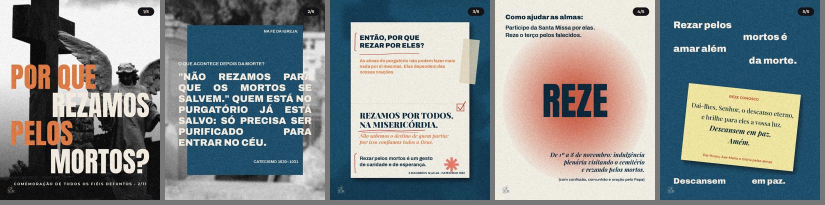
#> input picture .claude/skills/instagram-sim/references/carrossel_estilo_dsm.jpg, 1650 x 410 px, given in place of 939797ab-image.webp, which was not available (shown at 1/2 size)
$ python exemplo_carrossel_estilo_dsm.py carrossel_estilo_dsm.jpg
#> lines starting #> are read from the running program, lines starting #| are printed output that depends on the picture; after the words box and inside, x2 and y2 are one past the last pixel; in counts of white or black regions, pixels touching at a corner belong together
### .claude/skills/instagram-sim/scripts/sim_kit.py
"""Kit gráfico da SIM — funções reutilizáveis para montar posts e stories com Pillow.

Uso:
    import sys; sys.path.insert(0, '<pasta da skill>/scripts')
    from sim_kit import *
    img = canvas('feed', 'navy')          # 1080x1350 azul-marinho com granulado
    d = ImageDraw.Draw(img)
    spaced(d, 'DIA DE TODOS OS', font('MS700', 38), 540, 400, 12, CREAM)
    ...
    save(img, 'saida.jpg', textura='linho')

Tudo aqui foi extraído das peças aprovadas (camisetas, Todos os Santos, Fiéis Defuntos).
"""
import os
import numpy as np
from PIL import Image, ImageDraw, ImageFont, ImageEnhance, ImageFilter

BASE = os.path.dirname(os.path.dirname(os.path.abspath(__file__)))
ASSETS = os.path.join(BASE, 'assets')

# ---------- paleta ----------
NAVY = (3, 40, 59)        # #03283B  azul-marinho (principal)
NAVY2 = (8, 28, 42)       # azul quase preto (degradês)
BLUE = (27, 79, 107)      # #1B4F6B  azul secundário
LIGHT = (70, 130, 160)    # #4682A0  azul claro
GOLD = (201, 160, 85)     # #C9A055  dourado
CREAM = (253, 239, 226)   # #FDEFE2  creme
INK = NAVY

# cores vivas (references/paletas.md)
ROXO = (91, 44, 131); OLIVA = (79, 122, 58); VINHO = (158, 43, 37); ROSA = (217, 121, 139); OURO_CL = (233, 196, 106)
TERRACOTA = (200, 85, 61); LARANJA = (224, 122, 69); CEU = (127, 183, 217); TURQUESA = (42, 157, 143); MOSTARDA = (245, 184, 40)

FORMATOS = {'feed': (1080, 1350), 'story': (1080, 1920), 'quadrado': (1080, 1080)}

# ---------- fontes ----------
# PF900 = Playfair Display Black (títulos)   PF700I = Playfair itálico (destaques, frases)
# PF500 = Playfair regular (orações, textos longos)   PF800I = Playfair itálico pesado
# MS700/MS600 = Montserrat (sobretítulos espaçados, rodapés, tópicos)
_cache = {}
def font(nome, tam):
    k = (nome, tam)
    if k not in _cache:
        _cache[k] = ImageFont.truetype(os.path.join(ASSETS, 'fonts', f'{nome}.ttf'), tam)
    return _cache[k]

# ---------- fundo ----------
# [21 lines left out: functions grain, canvas, not called in this run]

# ---------- foto ----------
def cover(im, w, h, fx=.5, fy=.5):
    """Recorta a foto para preencher w x h, centralizando no ponto (fx, fy) da imagem (0–1)."""
    im = im.convert('RGB')
    r = max(w / im.width, h / im.height)
    im = im.resize((int(im.width * r) + 1, int(im.height * r) + 1), Image.LANCZOS)
    x = int(np.clip(im.width * fx - w / 2, 0, im.width - w)); y = int(np.clip(im.height * fy - h / 2, 0, im.height - h))
    return im.crop((x, y, x + w, y + h))

# [14 lines left out: function tratamento, not called in this run]

def degrade(img, cor, y0, y1, forca=235, para_cima=False):
    """Escurece suavemente com 'cor' entre y0 e y1 (para dar legibilidade ao texto sobre foto)."""
    W, H = img.size
    t = np.clip((np.arange(H) - y0) / (y1 - y0), 0, 1)
    if para_cima: t = 1 - np.clip((np.arange(H) - y0) / (y1 - y0), 0, 1)
    ov = np.zeros((H, W, 4), np.uint8); ov[..., :3] = cor; ov[..., 3] = (t[:, None] * forca).astype(np.uint8)
    img.alpha_composite(Image.fromarray(ov, 'RGBA'))
    return img

# ---------- logo ----------
_LOGO = None
def logo(img, cor=CREAM, h=90, x=None, y=60):
    """Logo da SIM (traço) recolorido. x=None centraliza."""
    global _LOGO
    if _LOGO is None: _LOGO = Image.open(os.path.join(ASSETS, 'logo_sim_mask.png')).convert('L')
    m = _LOGO.resize((int(h * _LOGO.width / _LOGO.height), h), Image.LANCZOS)
    lg = Image.new('RGBA', m.size, tuple(cor) + (0,)); lg.putalpha(m)
    img.alpha_composite(lg, (((img.width - lg.width) // 2) if x is None else int(x), int(y)))
    return lg.size

# ---------- texto ----------
def spaced(d, txt, f, cx, base, sp, cor, anchor='m'):
    """Texto com espaçamento entre letras (sobretítulos). anchor 'm' centraliza em cx, 'l' começa em cx."""
    w = sum(f.getlength(c) for c in txt) + sp * (len(txt) - 1)
    x = cx - w / 2 if anchor == 'm' else cx
    for c in txt:
        d.text((x, base), c, font=f, fill=cor, anchor='ls'); x += f.getlength(c) + sp
    return w

def _lines(txt, f, maxw):
    out, cur = [], ''
    for p in txt.split():
        t = (cur + ' ' + p).strip()
        if f.getlength(t) <= maxw: cur = t
        else: out.append(cur); cur = p
    out.append(cur); return out

def wrap(d, txt, f, x, y, maxw, cor, lh, align='center'):
    """Quebra o texto em linhas. align 'center' (x = centro) ou 'left'. Retorna o y depois da última linha."""
    ls = _lines(txt, f, maxw)
    for i, ln in enumerate(ls):
        d.text((x, y + i * lh), ln, font=f, fill=cor, anchor='ms' if align == 'center' else 'ls')
    return y + len(ls) * lh

def sublinhado(img, x0, x1, y, cor=GOLD, esp=5):
    """Sublinhado reto (padrão aprovado — nunca curvo)."""
    ImageDraw.Draw(img).rectangle((x0, y, x1, y + esp), fill=cor)

# [5 lines left out: function sublinhar_palavra, not called in this run]

def cruz(d, cx, cy, h, cor=GOLD, w=4):
    d.rectangle((cx - w / 2, cy - h / 2, cx + w / 2, cy + h / 2), fill=cor)
    d.rectangle((cx - h * 0.3, cy - h * 0.22 - w / 2, cx + h * 0.3, cy - h * 0.22 + w / 2), fill=cor)

# [20 lines left out: functions moldura, linho, not called in this run]

def save(img, caminho, textura=None):
    """textura: None, 'linho' (foto) ou 'linho-sutil' (fundo liso)."""
    if textura == 'linho': img = linho(img)
    elif textura == 'linho-sutil': img = linho(img, 0.0, soma=0.013, tom=False)
    img.convert('RGB').save(caminho, quality=95)
    return caminho

### .claude/skills/instagram-sim/references/exemplo_carrossel_estilo_dsm.py
# Carrossel Finados — estilo "Dunamis" (granulado, tipografia gigante, papel anotado, bilhete) com cores SIM
import sys, os, math
K = sys.argv[1]
sys.path.insert(0, K + '/scripts')
from sim_kit import *
import numpy as np
from PIL import Image, ImageDraw, ImageFilter, ImageEnhance, ImageOps

W, H = 1080, 1350
OUT = os.path.dirname(os.path.abspath(__file__))
U = '/root/.claude/uploads/390b7722-2cfe-5f42-bc60-95d3ebc3ef6b'
ANJO, ORANTE = f'{U}/939797ab-image.webp', f'{U}/e018aafa-image.jpg'
OFF = (243, 238, 228)
OR = LARANJA            # laranja SIM
RED = (196, 70, 50)     # caneta
rng = np.random.default_rng(7)

def grao(img, s=22):
    a = np.array(img.convert('RGB'), np.float32)
    n = rng.normal(0, s, (H, W, 1))
    sp = (rng.random((H, W, 1)) < 0.012) * rng.choice([-90, 90], (H, W, 1))
    return Image.fromarray(np.clip(a + n + sp, 0, 255).astype(np.uint8)).convert('RGBA')

def pb(im, w, h, fx=.5, fy=.5, blur=0, contr=1.25):
    g = ImageOps.grayscale(cover(im, w, h, fx, fy))
    g = ImageEnhance.Contrast(g).enhance(contr)
    if blur: g = g.filter(ImageFilter.GaussianBlur(blur))
    return Image.merge('RGB', [g] * 3).convert('RGBA')

def dsm_tag(img, i, n=5, cor=CREAM):
    d = ImageDraw.Draw(img)
    d.rounded_rectangle((W - 150, 50, W - 40, 106), 28, fill=(20, 20, 24))
    d.text((W - 95, 88), f'{i}/{n}', font=font('MS700', 28), fill=CREAM, anchor='ms')
    logo(img, cor, 54, 50, H - 100)

def wobble(pts, amp=2.2):
    return [(x + rng.normal(0, amp), y + rng.normal(0, amp)) for x, y in pts]

def caneta(d, pts, cor=RED, w=5):
    d.line(wobble(pts), fill=cor, width=w, joint='curve')

def circulo(d, cx, cy, rx, ry, cor=RED, w=4):
    pts = [(cx + rx * math.cos(t) * (1 + 0.04 * math.sin(3 * t)), cy + ry * math.sin(t)) for t in np.linspace(0.3, 2 * math.pi + 0.7, 70)]
    caneta(d, pts, cor, w)

# ---------------- 1. capa: foto P&B + tipografia gigante alternada ----------------
img = pb(Image.open(ANJO), W, H, .5, .4, contr=1.35)
#> in cover, im is the input picture: PIL image 1650x410 RGB; mean R, G, B 133.2, 140.3, 140.9
img = degrade(img, (10, 10, 12), 500, H, 200)
d = ImageDraw.Draw(img)
f = font('Anton', 190)
linhas = [('POR QUE', OR, 'l'), ('REZAMOS', CREAM, 'r'), ('PELOS', OR, 'l'), ('MORTOS?', CREAM, 'r')]
y = 600
for t, c, a in linhas:
    x = 70 if a == 'l' else W - 70 - f.getlength(t)
    d.text((x, y), t, font=f, fill=c, anchor='ls'); y += 190
#> after the loop, y = 1360
spaced(d, 'COMEMORAÇÃO DE TODOS OS FIÉIS DEFUNTOS · 2/11', font('MS700', 24), 540, 1250, 5, CREAM)
img = grao(img, 26); dsm_tag(img, 1)
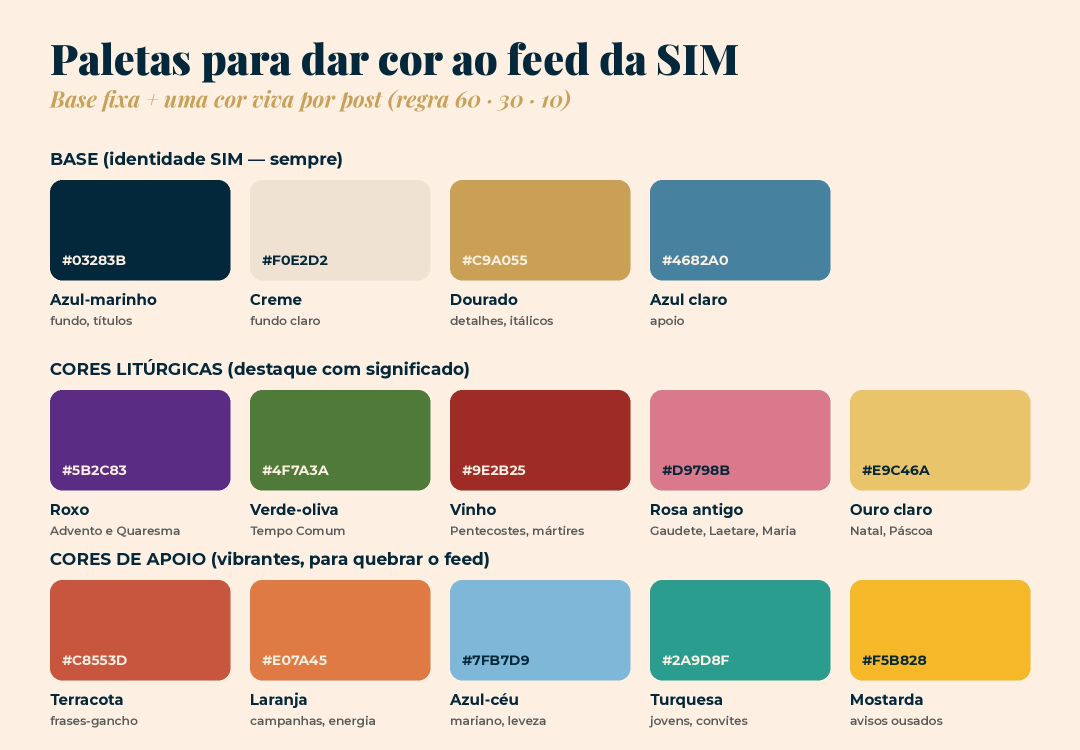
#> input picture .claude/skills/instagram-sim/references/paletas.jpg, 2160 x 1500 px, given in place of logo_sim_mask.png, which was not available (shown at 1/2 size)
save(img, f'{OUT}/01_capa.jpg')

# ---------------- 2. cartão azul sobre foto + texto justificado gigante ----------------
img = pb(Image.open(ORANTE), W, H, .5, .55, blur=6, contr=1.1)
#> call 2 of pb, with w = 1080, h = 1350, fx = 0.5, fy = 0.55, blur = 6, contr = 1.1
#> in cover, im is the input picture: PIL image 2160x1500 RGB; mean R, G, B 214.5, 199.3, 184.5
#> in pb (call 2), `if blur: g = g.filter(ImageFilter.GaussianBlur(blur))`:
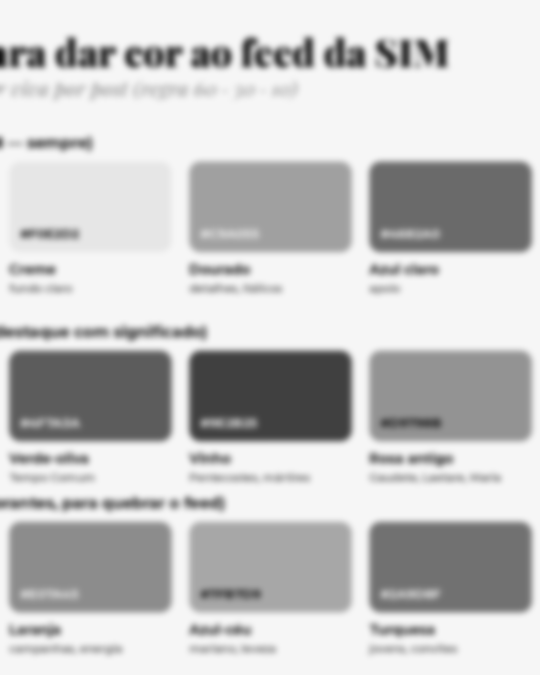
#> g: PIL image 1080x1350 L (shown at 1/2 size); min 22, max 246, mean 198.6
d = ImageDraw.Draw(img)
d.rectangle((150, 170, 930, 1180), fill=BLUE)
d.text((900, 220), 'NA FÉ DA IGREJA:', font=font('Archivo700', 26), fill=CREAM, anchor='rs')
spaced(d, 'O QUE ACONTECE DEPOIS DA MORTE?', font('Archivo700', 30), 90, 440, 0, CREAM, anchor='l')
txt = '"NÃO REZAMOS PARA QUE OS MORTOS SE SALVEM." QUEM ESTÁ NO PURGATÓRIO JÁ ESTÁ SALVO: SÓ PRECISA SER PURIFICADO PARA ENTRAR NO CÉU.'
f = font('Archivo900', 64)
words = txt.split(); lines = []; cur = []
for w_ in words:
    if f.getlength(' '.join(cur + [w_])) <= 900: cur.append(w_)
    else: lines.append(cur); cur = [w_]
lines.append(cur)
y = 540
for k, ln in enumerate(lines):
    last = k == len(lines) - 1
    tot = sum(f.getlength(w_) for w_ in ln)
    gap = (900 - tot) / max(1, len(ln) - 1) if not last else f.getlength(' ')
    x = 90
    for w_ in ln:
        d.text((x, y), w_, font=f, fill=CREAM, anchor='ls'); x += f.getlength(w_) + gap
    y += 74
#> after the loop, y = 1058
d.text((900, 1100), 'CATECISMO 1030–1031', font=font('Archivo700', 26), fill=CREAM, anchor='rs')
img = grao(img, 24); dsm_tag(img, 2)
save(img, f'{OUT}/02_ja_estao_salvos.jpg')

# ---------------- 3. folha de papel anotada à mão ----------------
img = Image.new('RGBA', (W, H), BLUE + (255,))
bgph = pb(Image.open(ANJO), W, H, .5, .5, blur=14, contr=1.0)
img = Image.blend(img, Image.composite(Image.new('RGBA', (W, H), BLUE + (255,)), Image.new('RGBA', (W, H), NAVY + (255,)), bgph.convert('L')), 0.55)
d = ImageDraw.Draw(img)
px0, py0, px1, py1 = 140, 150, 940, 1200
sh = Image.new('L', (W, H), 0); ImageDraw.Draw(sh).rectangle((px0 + 14, py0 + 18, px1 + 14, py1 + 18), fill=150)
#> after `sh = Image.new('L', (W, H), 0)`: sh: PIL image 1080x1350 L; every value is 0
#> after `ImageDraw.Draw(sh).rectangle((px0 + 14, py0 + 18, px1 + 14, py1 + 18),`:
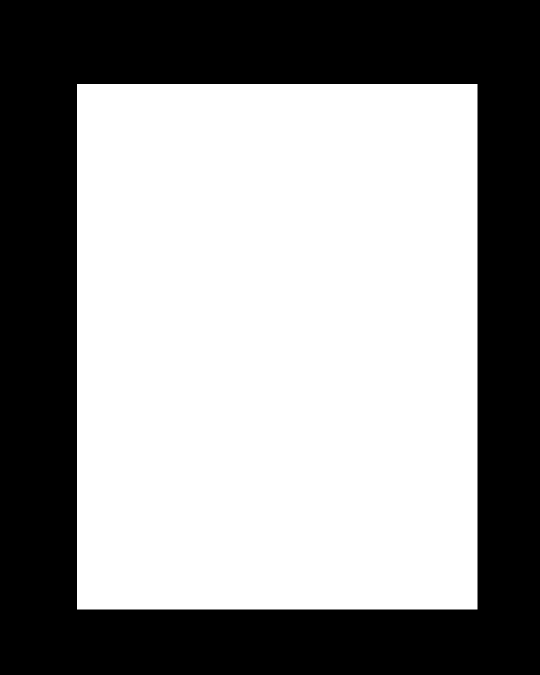
#> sh: PIL image 1080x1350 L (shown at 1/2 size); values 0 (black) and 150 (white), 57.7% white; 1 black region, box (x1, y1, x2, y2) and area: (0, 0, 1080, 1350) 616149
img.paste((0, 0, 0, 255), (0, 0), sh.filter(ImageFilter.GaussianBlur(16)))
d = ImageDraw.Draw(img)
d.rectangle((px0, py0, px1, py1), fill=OFF)
d.line((px0, 700, px1, 700), fill=(220, 214, 202), width=2)       # dobra do papel
tape = Image.new('RGBA', (110, 300), (222, 210, 186, 210)); tape = tape.rotate(-6, expand=True)
img.alpha_composite(tape, (px1 - 70, 260)); d = ImageDraw.Draw(img)
# bloco 1
f1 = font('Archivo900', 44)
for k, t in enumerate(['ENTÃO, POR QUE', 'REZAR POR ELES?']):
    d.text((200, 270 + k * 52), t, font=f1, fill=NAVY, anchor='ls')
caneta(d, [(178, 225), (168, 228), (168, 340), (178, 344)], RED, 4)
wrap(d, 'As almas do purgatório não podem fazer mais nada por si mesmas. Elas dependem das nossas orações.', font('Archivo700', 30), 200, 420, 660, OR, 38, 'left')
caneta(d, [(200, 360), (330, 364), (470, 358), (600, 362)], RED, 4)
# bloco 2 (serifa)
fs = font('PF900', 54)
d.text((200, 800), 'REZAMOS POR TODOS,', font=fs, fill=NAVY, anchor='ls')
d.text((200, 862), 'NA MISERICÓRDIA.', font=fs, fill=NAVY, anchor='ls')
caneta(d, [(200, 884), (330, 880), (480, 886), (640, 879)], RED, 5)
caneta(d, [(215, 896), (400, 892), (600, 897)], RED, 3)
d.rectangle((855, 700, 905, 750), outline=RED, width=4)
caneta(d, [(863, 722), (877, 740), (915, 682)], RED, 5)
wrap(d, 'Não sabemos o destino de quem partiu: por isso confiamos todos a Deus.', font('PF700I', 34), 200, 930, 650, OR, 42, 'left')
# bloco 3
wrap(d, 'Rezar pelos mortos é um gesto de caridade e de esperança.', font('Archivo700', 34), 200, 1080, 520, NAVY, 42, 'left')
caneta(d, [(178, 1040), (168, 1044), (168, 1160), (178, 1164)], RED, 4)
for ang in range(0, 180, 45):                                         # asterisco
    t = math.radians(ang); cx, cy, r = 820, 1110, 48
    d.line((cx - r * math.cos(t), cy - r * math.sin(t), cx + r * math.cos(t), cy + r * math.sin(t)), fill=(230, 120, 105), width=16)
d.text((px1 - 30, py1 - 26), '2 MACABEUS 12,43-46 · CATECISMO 1032', font=font('MS700', 18), fill=NAVY, anchor='rs')
img = grao(img, 20); dsm_tag(img, 3)
save(img, f'{OUT}/03_por_que_rezar.jpg')
#> in save (call 3), `img.convert('RGB').save(caminho, quality=95)`:
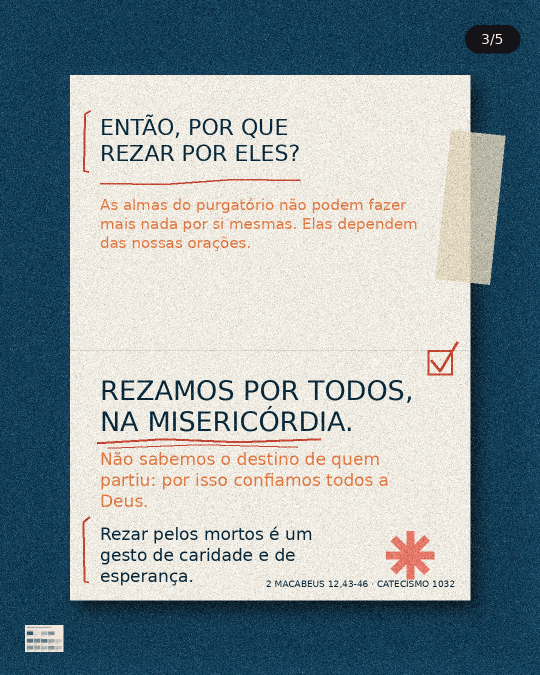
#> saved as 03_por_que_rezar.jpg: PIL image 1080x1350 RGB (shown at 1/2 size); mean R, G, B 143.1, 156.4, 160.5

# ---------------- 4. bolha laranja + palavra gigante ----------------
img = Image.new('RGBA', (W, H), OFF + (255,))
yy, xx = np.mgrid[0:H, 0:W]
r = np.sqrt(((xx - 540) / 430) ** 2 + ((yy - 690) / 470) ** 2)
a = np.clip(1.15 - r, 0, 1) ** 0.9
a = np.clip(a + rng.normal(0, 0.12, a.shape) * (a > 0.02), 0, 1)
blob = np.zeros((H, W, 4), np.uint8); blob[..., :3] = TERRACOTA; blob[..., 3] = (a * 255).astype(np.uint8)
img.alpha_composite(Image.fromarray(blob, 'RGBA')); d = ImageDraw.Draw(img)
#> after `img.alpha_composite(Image.fromarray(blob, 'RGBA'))`:
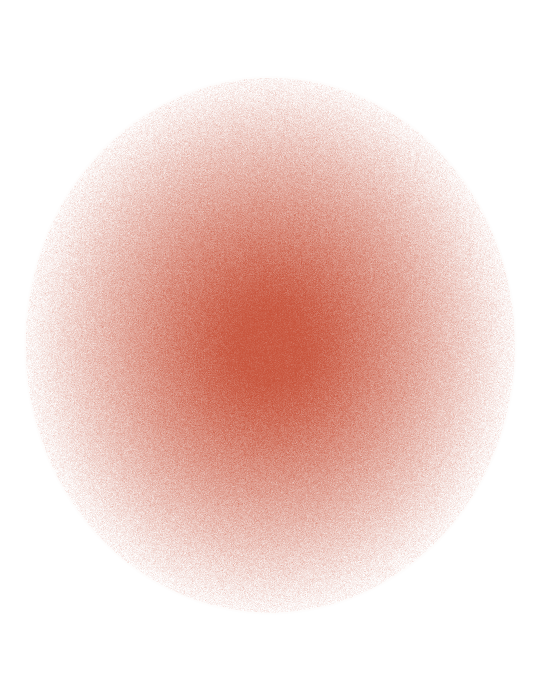
#> blob: shape (1350, 1080, 4) (shown at 1/2 size); mean R, G, B, A 200, 85, 61, 60.3; transparent parts drawn white
fa = font('Anton', 260)
d.text((540, 790), 'REZE', font=fa, fill=NAVY, anchor='ms')
wrap(d, 'Como ajudar as almas:', font('Archivo900', 44), 70, 130, 900, NAVY, 52, 'left')
y = 200
for t in ['Participe da Santa Missa por elas.', 'Reze o terço pelos falecidos.']:
    y = wrap(d, t, font('Archivo700', 38), 70, y, 800, NAVY, 46, 'left') + 4
#> this loop made 2 passes
#> y on passes 1 to 2: 250, 300
#> after the loop, y = 300
y = 1060
for t in ['De 1º a 8 de novembro: indulgência', 'plenária visitando o cemitério', 'e rezando pelos mortos.']:
    d.text((W - 70, y), t, font=font('PF700I', 40), fill=NAVY, anchor='rs'); y += 50
#> after the loop, y = 1210
d.text((W - 70, y + 10), '(com confissão, comunhão e oração pelo Papa)', font=font('MS600', 24), fill=NAVY, anchor='rs')
img = grao(img, 18); dsm_tag(img, 4, cor=NAVY)
#> call 4 of grao, with s = 18
#> in grao (call 4), `a = np.array(img.convert('RGB'), np.float32)`:
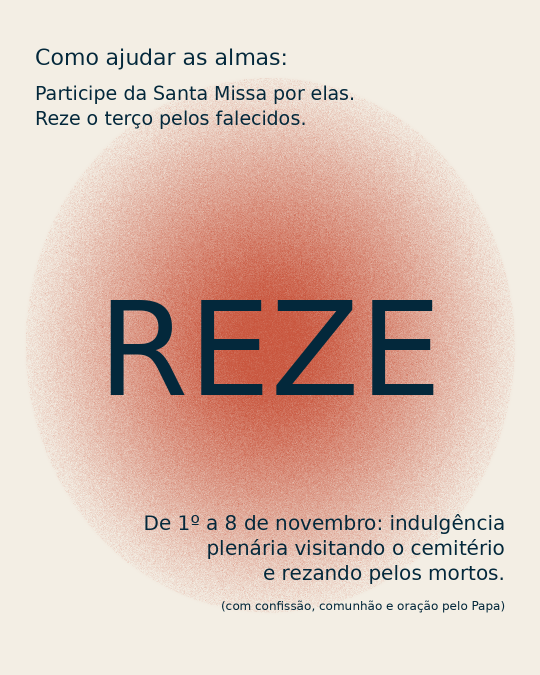
#> a: shape (1350, 1080, 3) float32 (shown at 1/2 size); mean R, G, B 222.9, 195.1, 183
#> call 4 of logo, with cor = (3, 40, 59), h = 54, x = 50, y = 1250
#> in logo (call 4), `lg.putalpha(m)`:
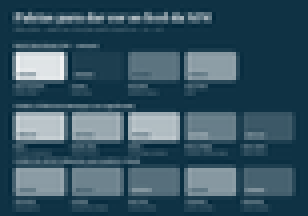
#> lg: PIL image 77x54 RGBA (shown 4 times larger); mean R, G, B, A 3, 40, 59, 202.3; transparent parts drawn white
save(img, f'{OUT}/04_como_ajudar.jpg')

# ---------------- 5. azul + texto espalhado + bilhete com a oração ----------------
img = Image.new('RGBA', (W, H), BLUE + (255,)); d = ImageDraw.Draw(img)
fb = font('Archivo900', 64)
for t, x, y_ in [('Rezar pelos', 90, 190), ('mortos é', 560, 270), ('amar além', 90, 350), ('da morte.', 600, 430)]:
    d.text((x, y_), t, font=fb, fill=CREAM, anchor='ls')
note = Image.new('RGBA', (760, 520), (244, 230, 160, 255)); nd = ImageDraw.Draw(note)
nd.text((380, 70), 'REZE CONOSCO', font=font('MS700', 24), fill=RED, anchor='ms')
for k, ln in enumerate(['Dai-lhes, Senhor, o descanso eterno,', 'e brilhe para eles a vossa luz.', 'Descansem em paz.', 'Amém.']):
    nd.text((380, 160 + k * 72), ln, font=font('PF700I' if k >= 2 else 'PF500', 42 if k < 2 else 48), fill=NAVY, anchor='ms')
nd.text((380, 480), 'Pai-Nosso, Ave-Maria e Glória pelas almas', font=font('MS600', 22), fill=RED, anchor='ms')
note = note.rotate(-6, expand=True, resample=Image.BICUBIC)
shd = Image.new('RGBA', note.size, (0, 0, 0, 0)); shd.putalpha(note.split()[3].point(lambda v: v * 0.45))
img.alpha_composite(shd.filter(ImageFilter.GaussianBlur(14)), (140 + 14, 560 + 22))
img.alpha_composite(note, (140, 560)); d = ImageDraw.Draw(img)
for t, x, y_ in [('Descansem', 90, 1240), ('em paz.', 620, 1240)]:
    d.text((x, y_), t, font=font('Archivo900', 56), fill=CREAM, anchor='ls')
img = grao(img, 22); dsm_tag(img, 5)
save(img, f'{OUT}/05_oracao.jpg')

ims = [Image.open(f'{OUT}/{f}') for f in sorted(os.listdir(OUT)) if f[:2].isdigit() and f.endswith('.jpg')]
#> ims = 5 items
ims[0].convert('RGB').save(f'{OUT}/CARROSSEL_FINADOS_ESTILO_DSM.pdf', save_all=True, append_images=[i.convert('RGB') for i in ims[1:]])
g = Image.new('RGB', (5 * 330, 410), (120, 120, 120))
for i, m in enumerate(ims): g.paste(m.resize((320, 400)), (i * 330, 0))
#> this loop made 5 passes
g.save(f'{OUT}/_chk.png')
print('ok')
